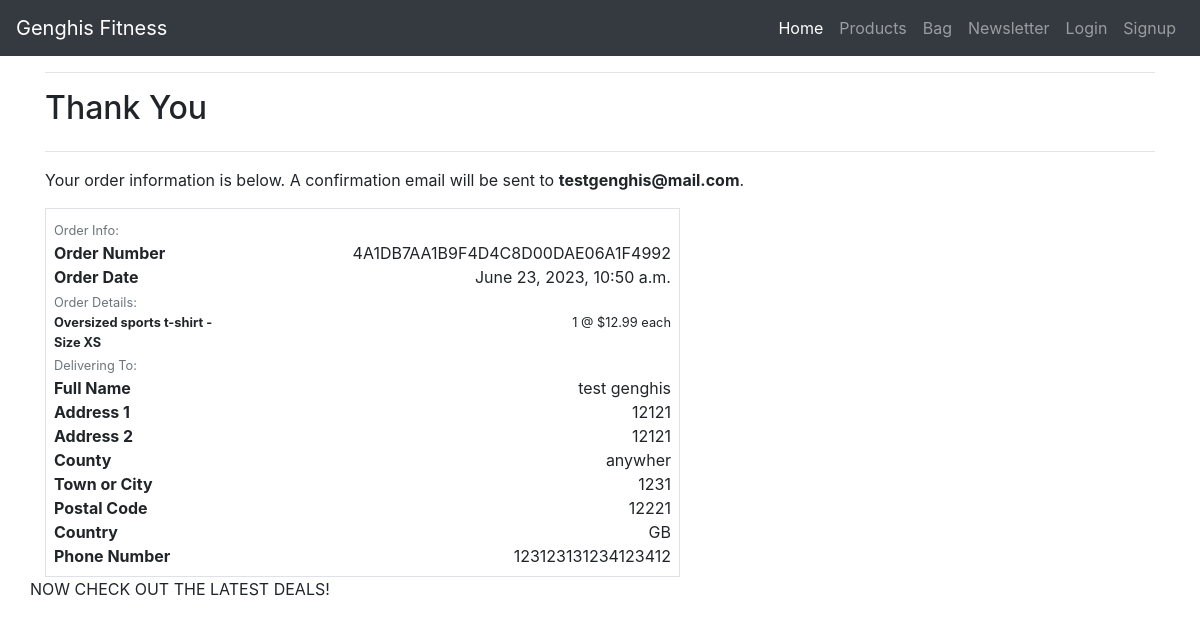
Page /checkout/checkout_success/4A1DB7AA1B9F4D4C8D00DAE06A1F4992 on the committed database.
### checkout/models.py (models this page shows, shortened)
class Order(models.Model):
    order_number = models.CharField(max_length=32, null=False, editable=False)
    full_name = models.CharField(max_length=50, null=False, blank=False)
    email = models.EmailField(max_length=254, null=False, blank=False)
    phone_number = models.CharField(max_length=20, null=False, blank=False)
    country = models.CharField(max_length=40, null=False, blank=False)
    postcode = models.CharField(max_length=20, null=True, blank=True)
    town_or_city = models.CharField(max_length=40, null=False, blank=False)
    street_address1 = models.CharField(max_length=80, null=False, blank=False)
    street_address2 = models.CharField(max_length=80, null=True, blank=True)
    county = models.CharField(max_length=80, null=True, blank=True)
    date = models.DateTimeField(auto_now_add=True)
    delivery_cost = models.DecimalField(max_digits=6, decimal_places=2, null=False, default=0)
    order_total = models.DecimalField(max_digits=10, decimal_places=2, null=False, default=0)
    grand_total = models.DecimalField(max_digits=10, decimal_places=2, null=False, default=0)

class OrderLineItem(models.Model):
    order = models.ForeignKey(Order, null=False, blank=False, on_delete=models.CASCADE, related_name='lineitems')
    product = models.ForeignKey(Product, null=False, blank=False, on_delete=models.CASCADE)
    product_size = models.CharField(max_length=2, null=True, blank=True) # XS, S, M, L, XL
    quantity = models.IntegerField(null=False, blank=False, default=0)
    lineitem_total = models.DecimalField(max_digits=6, decimal_places=2, null=False, blank=False, editable=False)

### products/models.py (models this page shows)
class Product(models.Model):
    name = models.CharField(max_length=100)
    description = models.TextField()
    price = models.DecimalField(max_digits=10, decimal_places=2)
    image = models.ImageField(upload_to='products/')
    created_at = models.DateTimeField(auto_now_add=True)
    category = models.ForeignKey('Category', on_delete=models.CASCADE, related_name='products')
    has_sizes = models.BooleanField(default=False, null=True, blank=True)

### checkout/views.py (the view)
# urls.py: path('checkout_success/<order_number>', views.checkout_success, name='checkout_success'),
def checkout_success(request, order_number):
    order = get_object_or_404(Order, order_number=order_number)
    messages.success(request, f'Order successfully processed! \
        Your order number is {order_number}. A confirmation \
        email will be sent to {order.email}.')
    if 'bag' in request.session:
        del request.session['bag']
    template = 'checkout/checkout_success.html'
    context = {
        'order': order,
    }
    return render(request, template, context)

### context/bag_processor.py (called while the page is built, shortened)
def bag_contents(request):
    bag_items = []
    total = 0
    product_count = 0
    bag = request.session.get('bag', {})
    context = {
        'bag_items': bag_items,
        'total': total,
        'product_count': product_count,
        'grand_total': total,
    }
    return context

### checkout/templates/checkout/checkout_success.html (shortened to what this page needs)
{% extends "base.html" %}
{% load static %}
{% block extra_css %}
    <link rel="stylesheet" href="{% static 'checkout/css/checkout.css' %}">
{% endblock %}
{% block content %}
    <div class="container">
        <div class="row">
            <div class="col">
                <hr>
                <h2 class="logo-font mb-4">Thank You</h2>
                <hr>
                <p class="text-black">Your order information is below. A confirmation email will be sent to <strong>{{ order.email }}</strong>.</p>
            </div>
        </div>
        <div class="row">
            <div class="col-12 col-lg-7">
                <div class="order-confirmation-wrapper p-2 border">
                    <div class="row">
                        <div class="col">
                            <small class="text-muted">Order Info:</small>
                        </div>
                    </div>
                    <div class="row">
                        <div class="col-12 col-md-4">
                            <p class="mb-0 text-black font-weight-bold">Order Number</p>
                        </div>
                        <div class="col-12 col-md-8 text-md-right">
                            <p class="mb-0">{{ order.order_number }}</p>
                        </div>
                    </div>
                    <div class="row">
                        <div class="col-12 col-md-4">
                            <p class="mb-0 text-black font-weight-bold">Order Date</p>
                        </div>
                        <div class="col-12 col-md-8 text-md-right">
                            <p class="mb-0">{{ order.date }}</p>
                        </div>
                    </div>
                    <div class="row">
                        <div class="col">
                            <small class="text-muted">Order Details:</small>
                        </div>
                    </div>
                    {% for item in order.lineitems.all %}
                    <div class="row">
                        <div class="col-12 col-md-4">
                            <p class="small mb-0 text-black font-weight-bold">
                                {{ item.product.name }}{% if item.product_size %} - Size {{ item.product_size|upper }}{% endif %}
                            </p>
                        </div>
                        <div class="col-12 col-md-8 text-md-right">
                            <p class="small mb-0">{{ item.quantity }} @ ${{ item.product.price }} each</p>
                        </div>
                    </div>
                    {% endfor %}
                    <div class="row">
                        <div class="col">
                            <small class="text-muted">Delivering To:</small>
                        </div>
                    </div>
                    <div class="row">
                        <div class="col-12 col-md-4">
                            <p class="mb-0 text-black font-weight-bold">Full Name</p>
                        </div>
                        <div class="col-12 col-md-8 text-md-right">
                            <p class="mb-0">{{ order.full_name }}</p>
                        </div>
                    </div>
                    <div class="row">
                        <div class="col-12 col-md-4">
                            <p class="mb-0 text-black font-weight-bold">Address 1</p>
                        </div>
                        <div class="col-12 col-md-8 text-md-right">
                            <p class="mb-0">{{ order.street_address1 }}</p>
                        </div>
                    </div>
                    {% if order.street_address2 %}
                    <div class="row">
                        <div class="col-12 col-md-4">
                            <p class="mb-0 text-black font-weight-bold">Address 2</p>
                        </div>
                        <div class="col-12 col-md-8 text-md-right">
                            <p class="mb-0">{{ order.street_address1 }}</p>
                        </div>
                    </div>
                    {% endif %}
                    {% if order.county %}
                    <div class="row">
                        <div class="col-12 col-md-4">
                            <p class="mb-0 text-black font-weight-bold">County</p>
                        </div>
                        <div class="col-12 col-md-8 text-md-right">
                            <p class="mb-0">{{ order.county }}</p>
                        </div>
                    </div>
                    {% endif %}
                    <div class="row">
                        <div class="col-12 col-md-4">
                            <p class="mb-0 text-black font-weight-bold">Town or City</p>
                        </div>
                        <div class="col-12 col-md-8 text-md-right">
                            <p class="mb-0">{{ order.town_or_city }}</p>
                        </div>
                    </div>
                    {% if order.postcode %}
                    <div class="row">
                        <div class="col-12 col-md-4">
                            <p class="mb-0 text-black font-weight-bold">Postal Code</p>
                        </div>
                        <div class="col-12 col-md-8 text-md-right">
                            <p class="mb-0">{{ order.postcode }}</p>
                        </div>
                    </div>
                    {% endif %}
                    <div class="row">
                        <div class="col-12 col-md-4">
                            <p class="mb-0 text-black font-weight-bold">Country</p>
                        </div>
                        <div class="col-12 col-md-8 text-md-right">
                            <p class="mb-0">{{ order.country }}</p>
                        </div>
                    </div>
                    <div class="row">
                        <div class="col-12 col-md-4">
                            <p class="mb-0 text-black font-weight-bold">Phone Number</p>
                        </div>
                        <div class="col-12 col-md-8 text-md-right">
                            <p class="mb-0">{{ order.phone_number }}</p>
                        </div>
                    </div>
                </div>
            </div>
        </div>
        <div class="row">
                        <span class="text-uppercase">Now check out the latest deals!</span>
			</div>
		</div>
{% endblock %}

### static/css/base.css (style rules this page uses)
body, html { height: 100%; margin: 0; padding: 0; }

### rows in the picture
Order: email "testgenghis@mail.com", order_number "4A1DB7AA1B9F4D4C8D00DAE06A1F4992", date "June 23, 2023, 10:50 a.m.", full_name "test genghis", street_address1 "12121", county "anywher", town_or_city "1231", postcode "12221", country "GB", phone_number "123123131234123412"
OrderLineItem: product.name "Oversized sports t-shirt", product_size "XS", quantity "1", product.price "12.99"
